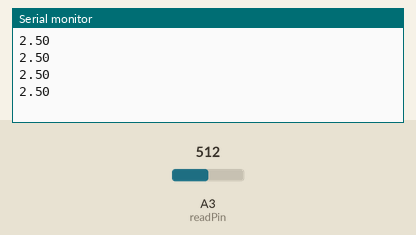
The sketch below on a simulated Arduino Uno, built with avr-gcc and run on an emulated ATmega328P. Parts: the last lines printed to the serial monitor. Inputs (shaded band) come from the test bench; at power-on: A3 (readPin) = 512.

Above: at 1.2 s.
1.3 s: A3 (readPin) set to 716
At 1.71 s:
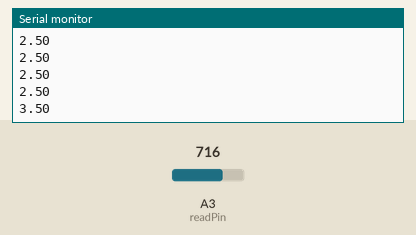
2.8 s: A3 (readPin) set to 900
At 2.91 s:
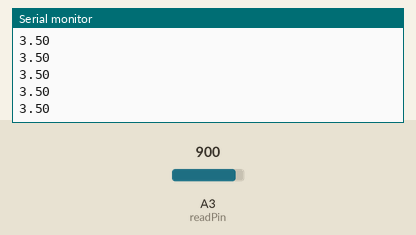
Timing chart, 0 to 5.8 s (numbered marks = the images above; inputs shaded):
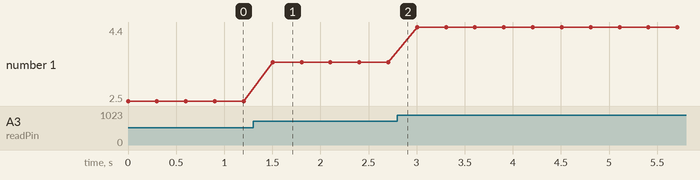

The sketch:

AnalogRead1.ino
```cpp
int readPin = A3;

float V2;
float readVal;

int shortDelay = 300;

void setup() {

  pinMode(readPin, INPUT);
  Serial.begin(9600);
}


void loop() {

  readVal = analogRead(readPin);
  V2 = (5. / 1023.) * readVal;
  Serial.println(V2);
  delay(shortDelay);
}
```

Measured:
- after the input at 1.3 s, the serial monitor: prints a new line after 0.20 s (image 1)
- plotted number 1: 2.5 → 3.5 after the input at 1.3 s, 3.5 → 4.4 after the input at 2.8 s
